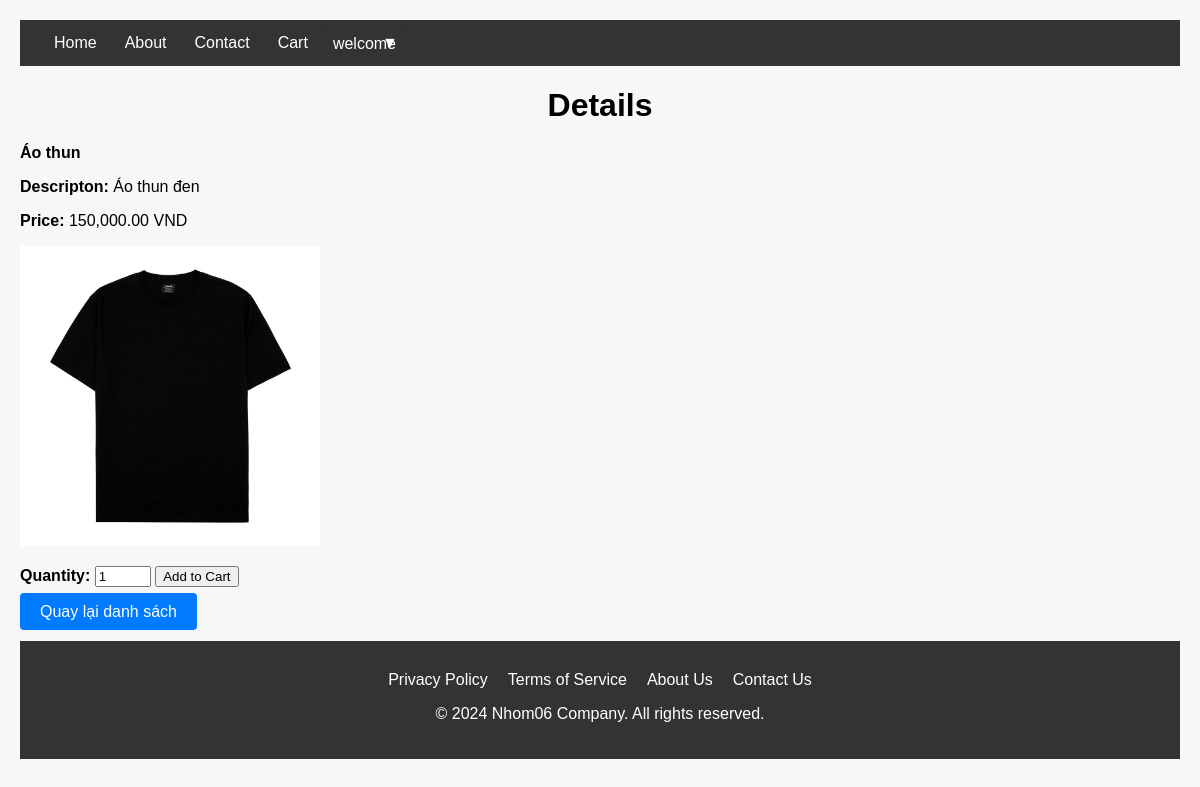
Page /product_detail.php?id=3 on the committed database.
### tables this page shows
CREATE TABLE `products` (
  `ProductID` int(11) NOT NULL,
  `Name` varchar(255) NOT NULL,
  `Description` text DEFAULT NULL,
  `Price` decimal(10,2) NOT NULL,
  `Image` varchar(255) DEFAULT NULL,
  `CategoryID` varchar(5) DEFAULT NULL
);

### product_detail.php (the view, shortened to what this page needs)
<?php
include 'header.php';
require_once 'db_config.php';
$product_id = isset($_GET['id']) ? intval($_GET['id']) : 0;
$sql = "SELECT * FROM Products WHERE ProductID = ?";
$stmt = $db->prepare($sql);
$stmt->bindParam(1, $product_id, PDO::PARAM_INT);
$stmt->execute();
$product = $stmt->fetch(PDO::FETCH_ASSOC);
?>
<!DOCTYPE html>
<html lang="en">
<head>
</head>
<body>
    <h1>Details</h1>
    <strong><?php echo htmlspecialchars($product['Name']); ?></strong><br>
    <p><strong>Descripton: </strong><?php echo nl2br(htmlspecialchars($product['Description'])); ?><br></p>
    <p><strong>Price: </strong> <?php echo number_format($product['Price'], 2); ?> VND</p>
    <img src="assets/images/<?php echo htmlspecialchars($product['Image']); ?>" width="300px" height="300px" alt="<?php echo htmlspecialchars($product['Name']); ?>">
    <form onsubmit="addToCart(<?php echo $product['ProductID']; ?>, this.quantity.value); return false;">
        <label for="quantity"><strong>Quantity:</strong></label>
        <input type="number" id="quantity" name="quantity" value="1" min="1" max="10">
        <input type="submit" value="Add to Cart">
    </form>
    <a href="index.php?" class="btn-back">Quay lại danh sách</a>
    <?php include 'footer.php'; ?>
</body>
</html>

### header.php (style rules this page uses)
body { font-family: Arial, sans-serif; margin: 0; padding: 20px; background-color: #f7f7f7; }
h1 { text-align: center; margin-bottom: 20px; }

### product_detail.php (style rules this page uses)
.btn-back { background-color: #007bff; color: #fff; padding: 10px 20px; border-radius: 4px; text-decoration: none; }

### rows in the picture
products: Name "Áo thun", Description "Áo thun đen", Price "150,000.00", Image (picture)
